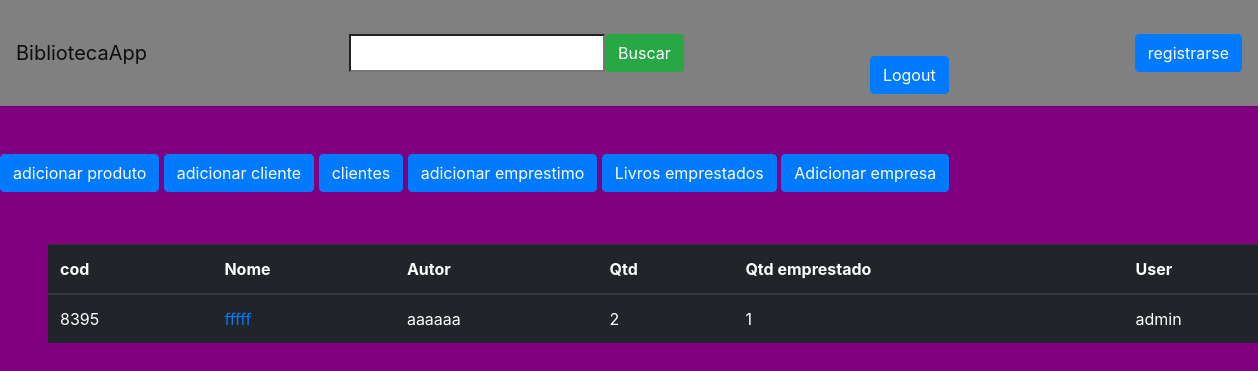
The app's page / (signed in) with its own data.
### bibliotecaApp/models.py (models this page shows, shortened)
class Livro(models.Model):
    user = models.ForeignKey(CustomUser, on_delete=models.CASCADE)
    empresa = models.ForeignKey(Empresas, on_delete=models.CASCADE)
    cod = models.IntegerField(unique=True)
    name = models.CharField(max_length=255, blank=False)
    genery = models.ForeignKey(Genero, on_delete=models.CASCADE, blank=True)
    pg = models.IntegerField()
    picture = models.ImageField(blank=True)
    author = models.CharField(max_length=255)
    qtd = models.IntegerField()
    created_at = models.DateTimeField()
    in_stock = models.BooleanField(default=False)
    emprestado = models.IntegerField(default=0)
    class Meta:
        verbose_name = 'Livro'
        verbose_name_plural = 'Livros'

### accounts/models.py (models this page shows)
class CustomUser(AbstractUser):
    cargo = models.ForeignKey(Cargos, on_delete=models.SET_NULL, null=True, blank=True)
    empresa = models.ForeignKey(Empresas, on_delete=models.SET_NULL, null=True, blank=True)
    groups = models.ManyToManyField(
        'auth.Group',
        related_name='customuser_groups',  # Altere para o nome que preferir
        blank=True,
        verbose_name='groups',
        help_text='The groups this user belongs to. A user will get all permissions granted to each of their groups.',
    )
    user_permissions = models.ManyToManyField(
        'auth.Permission',
        related_name='customuser_permissions',  # Altere para o nome que preferir
        blank=True,
        verbose_name='user permissions',
        help_text='Specific permissions for this user.',
    )
    def __str__(self):
        return self.username

### bibliotecaApp/views.py (the view)
# urls.py: path('', views.index, name='home'),
@login_required(redirect_field_name='login')
def index(request):
    if request.user.is_superuser:
        livros = Livro.objects.filter(in_stock=True)
    elif request.user.cargo.name == 'Gerente':
        livros = Livro.objects.filter(empresa_id=request.user.empresa.id, in_stock=True)
    else:
        livros = Livro.objects.filter(user_id=request.user.id, in_stock=True)
    return render(request, 'pages/index.html', {'livros': livros})

### cliente/models.py (called while the page is built)
    def save(self, *args, **kwargs):
        if not self.cod:
            self.cod = str(uuid4())
        super().save(*args, **kwargs)

### bibliotecaApp/templates/pages/index.html (shortened to what this page needs)
{% load static%}
<!DOCTYPE html>
<html lang="en">
<head>
    <link rel="stylesheet" href="https://stackpath.bootstrapcdn.com/bootstrap/4.1.3/css/bootstrap.min.css">
    <link rel="stylesheet" href="{% static 'css/global.css' %}">
</head>
<body>
    <header>
        <nav class="navbar navbar-light bg-light">
            <a class="navbar-brand" href="#">BibliotecaApp</a>
            <form action="{% url 'search-livros' %}" class="d-flex gap-1">
              <input type="search" name="q">
              <button class="btn btn-success">Buscar</button>
            </form>
            {% if user.is_authenticated %}
            <a href="{% url 'logout' %}" class="btn btn-primary mt-5 mb-1">Logout</a>
            {% else %}
            <a href="{% url 'login' %}" class="btn btn-primary mt-5 mb-1">Login</a>
            {% endif %}
            <a href="{% url 'add-user' %}" class=" btn btn-primary "> registrarse</a>
        </nav>
    </header>
    <a href="{% url 'add-livro' %}" class=" btn btn-primary mt-5 mb-1"> adicionar produto</a>
    <a href="{% url 'add-cliente' %}" class=" btn btn-primary mt-5 mb-1"> adicionar cliente</a>
    <a href="{% url 'clientes' %}" class=" btn btn-primary mt-5 mb-1"> clientes </a>
    <a href="{% url 'add-emprestimo' %}" class=" btn btn-primary mt-5 mb-1"> adicionar emprestimo</a>
    <a href="{% url 'emprestados-livros' %}" class=" btn btn-primary mt-5 mb-1"> Livros emprestados</a>
    <a href="{% url 'add-empresa' %}" class=" btn btn-primary mt-5 mb-1"> Adicionar empresa</a>
    <table class="table table-dark m-5">
        <thead>
          <tr>
            <th scope="col">cod</th>
            <th scope="col">Nome</th>
            <th scope="col">Autor</th>
            <th scope="col">Qtd</th>
            <th scope="col">Qtd emprestado</th>
            <th scope="col">User</th>
          </tr>
        </thead>
        <tbody>
          <tr>
            {% for livro in livros %}
            <td scope="row">{{ livro.cod }}</td>
            <td>
              <a href="{% url 'livro-detail' livro.id %}">
                {{ livro.name }}
              </a></td>
            <td>{{ livro.author }}</td>
            <td>{{ livro.qtd }}</td>
            <td>{{ livro.emprestado }}</td>
            <td>{{ livro.user }}</td>
          </tr>
          {% endfor %}
        </tbody>
      </table>
</body>
</html>

### templates/static/css/global.css (style rules this page uses)
.navbar { background-color: grey !important; }
body { background-color: purple; }

### records on screen
Livro: cod "8395", name "fffff", author "aaaaaa", qtd "2", emprestado "1", user "admin"
